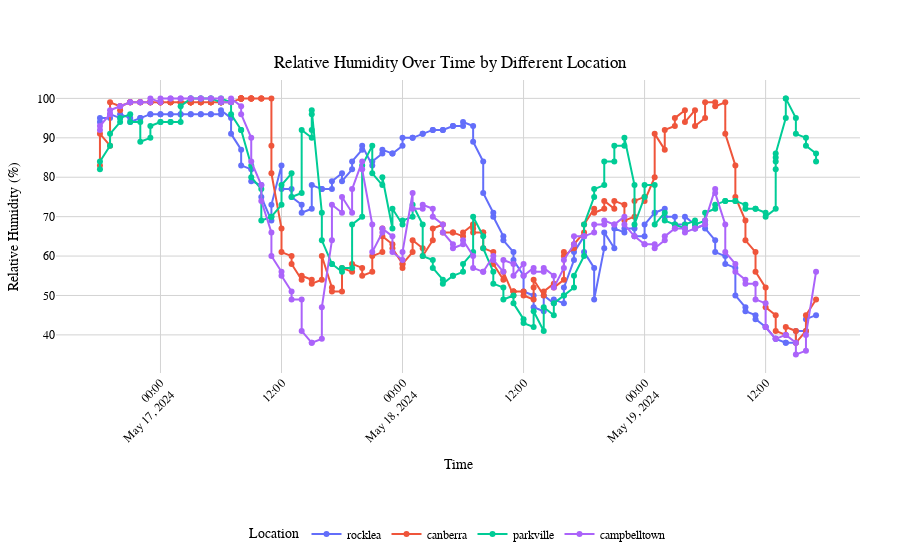

Notebook source saved alongside this figure:
### Code cell
fig = go.Figure()


if 'rel_hum' in df.columns and 'location' in df.columns:
  
    locations = df['location'].unique()

    colors = px.colors.qualitative.Plotly

    for i, location in enumerate(locations):
        df_location = df[df['location'] == location]
        
        fig.add_trace(go.Scatter(
            x=df_location.index,
            y=df_location['rel_hum'],
            mode='markers+lines',
            name=location,  
            marker=dict(
                color=colors[i % len(colors)], 
                showscale=False  
            ),
            line=dict(
                color=colors[i % len(colors)]
            ),
            hovertemplate=f'{location}<br>Relative Humidity: %{{y}}%<extra></extra>'  
        ))

    fig.update_layout(
        title={
            'text': 'Relative Humidity Over Time by Different Location',
            'y': 0.9,
            'x': 0.5,
            'xanchor': 'center',
            'yanchor': 'top'
        },
        xaxis_title='Time',
        yaxis_title='Relative Humidity (%)',
        hovermode='x unified', 
        plot_bgcolor='rgba(0,0,0,0)',
        xaxis=dict(
            showgrid=True,
            gridcolor='LightGray',
            tickangle=-45 
        ),
        yaxis=dict(
            showgrid=True,
            gridcolor='LightGray'
        ),
        legend=dict(
            title='Location',
            orientation='h',  
            yanchor='top',
            y=-0.5,  
            xanchor='center',
            x=0.5
        ),
        font=dict(
            family="Arial, sans-serif",
            size=12,
            color="black"
        ),
        margin=dict(
            l=40,
            r=40,
            t=80,
            b=120  
        )
    )

    fig.show()

### Figure 1 — Plotly figure (JSON) as saved in the notebook; plotly's stock layout.template omitted (floating-point values rounded to 4 significant figures; data arrays with more than 128 entries replaced by an {"elided": "..."} marker saying what was removed)
{"data": [{"hovertemplate": "rocklea<br>Relative Humidity: %{y}%<extra></extra>", "line": {"color": "#636EFA"}, "marker": {"color": "#636EFA", "showscale": false}, "mode": "markers+lines", "name": "rocklea", "type": "scatter", "x": {"elided": "143 str values"}, "y": {"elided": "143 int values"}}, {"hovertemplate": "canberra<br>Relative Humidity: %{y}%<extra></extra>", "line": {"color": "#EF553B"}, "marker": {"color": "#EF553B", "showscale": false}, "mode": "markers+lines", "name": "canberra", "type": "scatter", "x": {"elided": "207 str values"}, "y": {"elided": "207 int values"}}, {"hovertemplate": "parkville<br>Relative Humidity: %{y}%<extra></extra>", "line": {"color": "#00CC96"}, "marker": {"color": "#00CC96", "showscale": false}, "mode": "markers+lines", "name": "parkville", "type": "scatter", "x": {"elided": "150 str values"}, "y": {"elided": "150 int values"}}, {"hovertemplate": "campbelltown<br>Relative Humidity: %{y}%<extra></extra>", "line": {"color": "#AB63FA"}, "marker": {"color": "#AB63FA", "showscale": false}, "mode": "markers+lines", "name": "campbelltown", "type": "scatter", "x": {"elided": "143 str values"}, "y": {"elided": "143 int values"}}], "layout": {"font": {"color": "black", "family": "Arial, sans-serif", "size": 12}, "hovermode": "x unified", "legend": {"orientation": "h", "title": {"text": "Location"}, "x": 0.5, "xanchor": "center", "y": -0.5, "yanchor": "top"}, "margin": {"b": 120, "l": 40, "r": 40, "t": 80}, "plot_bgcolor": "rgba(0,0,0,0)", "title": {"text": "Relative Humidity Over Time by Different Location", "x": 0.5, "xanchor": "center", "y": 0.9, "yanchor": "top"}, "xaxis": {"gridcolor": "LightGray", "showgrid": true, "tickangle": -45, "title": {"text": "Time"}}, "yaxis": {"gridcolor": "LightGray", "showgrid": true, "title": {"text": "Relative Humidity (%)"}}}}
